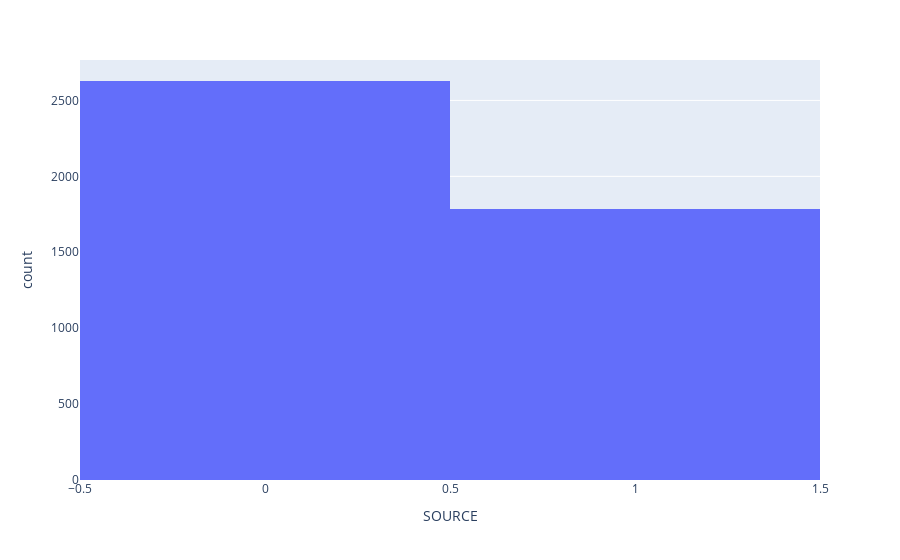

Source (notebook cell):
### Markdown cell above
#### Target Variable
* **name:** 'SOURCE'
* **classes:** {'in': 1, 'out': 0}

### Code cell
fig = px.histogram(data, x='SOURCE')
fig.show()

### Figure 1 — Plotly figure (JSON) as saved in the notebook; plotly's stock layout.template omitted (floating-point values rounded to 4 significant figures; data arrays with more than 128 entries replaced by an {"elided": "..."} marker saying what was removed)
{"data": [{"alignmentgroup": "True", "bingroup": "x", "hovertemplate": "SOURCE=%{x}<br>count=%{y}<extra></extra>", "legendgroup": "", "marker": {"color": "#636efa", "pattern": {"shape": ""}}, "name": "", "offsetgroup": "", "orientation": "v", "showlegend": false, "type": "histogram", "x": {"elided": "4412 int values"}, "xaxis": "x", "yaxis": "y"}], "layout": {"barmode": "relative", "legend": {"tracegroupgap": 0}, "margin": {"t": 60}, "xaxis": {"anchor": "y", "domain": [0, 1], "title": {"text": "SOURCE"}}, "yaxis": {"anchor": "x", "domain": [0, 1], "title": {"text": "count"}}}}
